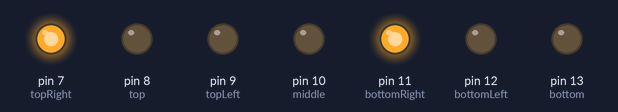
The sketch below on a simulated Arduino Uno, built with avr-gcc and run on an emulated ATmega328P. Parts: output pins drawn as LEDs (lit = HIGH).

Above: at 0.5 s.
At 2.5 s:
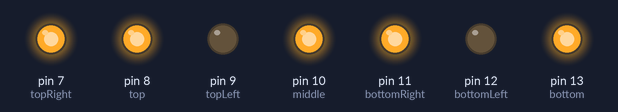
At 3.5 s:
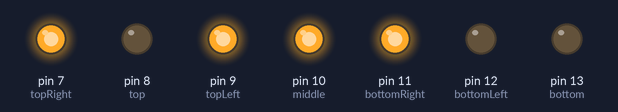
At 5.5 s:
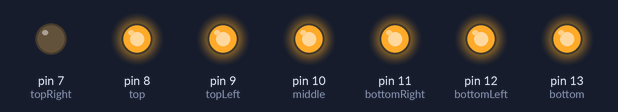
At 7.5 s:
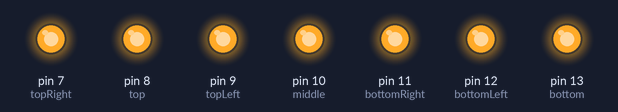
At 10.5 s:
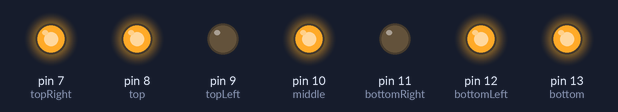
Timing chart, 0 to 11.7 s (numbered marks = the images above):
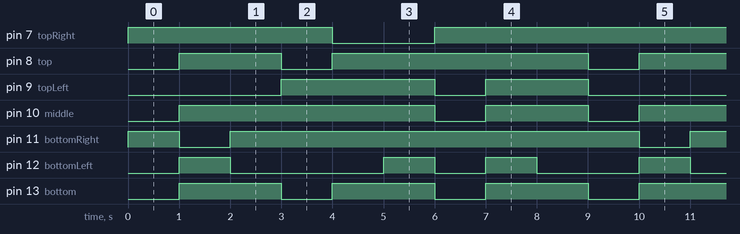

The sketch:

displayOgSonar.ino
```cpp
int bottom=13;
int bottomLeft=12;
int bottomRight=11;
int middle=10;
int topLeft=9;
int top=8;
int topRight=7;


void setup() {
  // put your setup code here, to run once:
  pinMode(bottom, OUTPUT);
  pinMode(bottomLeft, OUTPUT);
  pinMode(bottomRight, OUTPUT);
  pinMode(middle, OUTPUT);
  pinMode(topLeft, OUTPUT);
  pinMode(top, OUTPUT);
  pinMode(topRight, OUTPUT);


  Serial.begin(9600);

}
void loop() {
  // put your main code here, to run repeatedly:
  taelTilNi();
  //display(sonarSensor());

  //if (irrecv.decode(&results)){
 //     Serial.println(results.value, HEX);
   //   irrecv.resume();
  //}
}

void display(int tal) {
  switch (tal){
    case 0:
      reset();
      nul();
      break;
    case 1:
      reset();
      en();
      break;
    case 2:
      reset();
      to();
      break;
    case 3:
      reset();
      tre();
      break;
    case 4:
      reset();
      fire();
      break;
    case 5:
      reset();
      fem();
      break;
    case 6:
      reset();
      seks();
      break;
    case 7:
      reset();
      syv();
      break;
    case 8:
      reset();
      otte();
      break;
    case 9:
      reset();
      ni();
      break;
  }
}


void taelTilNi(void){
  en();
  delay(1000);
  reset();
  to();
  delay(1000);
  reset();
  tre();
  delay(1000);
  reset();
  fire();
  delay(1000);
  reset();
  fem();
  delay(1000);
  reset();
  seks();
  delay(1000);
  reset();
  syv();
  delay(1000);
  reset();
  otte();
  delay(1000);
  reset();
  ni();
  delay(1000);
  reset();
}

void reset(void){
  digitalWrite(bottom, LOW);
  digitalWrite(bottomLeft, LOW);
  digitalWrite(bottomRight, LOW);
  digitalWrite(middle, LOW);
  digitalWrite(topLeft, LOW);
  digitalWrite(top, LOW);
  digitalWrite(topRight, LOW);
}

void nul(void){
  digitalWrite(top, HIGH);
  digitalWrite(bottom, HIGH);

  digitalWrite(topLeft, HIGH);
  digitalWrite(topRight, HIGH);

  digitalWrite(bottomLeft, HIGH);
  digitalWrite(bottomRight, HIGH);
}

void en(void){
  digitalWrite(bottomRight, HIGH);
  digitalWrite(topRight, HIGH);
}

void to(void){
  digitalWrite(top, HIGH);
  digitalWrite(bottom, HIGH);
  digitalWrite(middle, HIGH);

  digitalWrite(topRight, HIGH);
  digitalWrite(bottomLeft, HIGH);
}

void tre(void){
  digitalWrite(top, HIGH);
  digitalWrite(bottom, HIGH);
  digitalWrite(middle, HIGH);

  digitalWrite(topRight, HIGH);
  digitalWrite(bottomRight, HIGH);
}

void fire(void){
  digitalWrite(middle, HIGH);

  digitalWrite(topRight, HIGH);
  digitalWrite(topLeft, HIGH);
  digitalWrite(bottomRight, HIGH);
}


void fem(void){
  digitalWrite(top, HIGH);
  digitalWrite(middle, HIGH);
  digitalWrite(bottom, HIGH);

  digitalWrite(topLeft, HIGH);
  digitalWrite(bottomRight, HIGH);
}

void seks(void){
  digitalWrite(top, HIGH);
  digitalWrite(middle, HIGH);
  digitalWrite(bottom, HIGH);

  digitalWrite(topLeft, HIGH);
  digitalWrite(bottomRight, HIGH);
  digitalWrite(bottomLeft, HIGH);
}


void syv(void){
  digitalWrite(top, HIGH);

  digitalWrite(topRight, HIGH);
  digitalWrite(bottomRight, HIGH);
}

void otte(void){
  digitalWrite(top, HIGH);
  digitalWrite(middle, HIGH);
  digitalWrite(bottom, HIGH);

  digitalWrite(topLeft, HIGH);
  digitalWrite(topRight, HIGH);

  digitalWrite(bottomLeft, HIGH);
  digitalWrite(bottomRight, HIGH);
}

void ni(void){
  digitalWrite(top, HIGH);
  digitalWrite(middle, HIGH);
  digitalWrite(bottom, HIGH);

  digitalWrite(topLeft, HIGH);
  digitalWrite(topRight, HIGH);

  digitalWrite(bottomRight, HIGH);
}
```

Measured:
- by itself, pin 7 (topRight): repeats every 9.0 s: LOW 2.0 s, HIGH 7.0 s
- by itself, pin 8 (top): repeats every 9.0 s: LOW 1.0 s, HIGH 5.0 s, LOW 1.0 s, HIGH 2.0 s
- by itself, pin 9 (topLeft): repeats every 9.0 s: LOW 1.0 s, HIGH 2.0 s, LOW 3.0 s, HIGH 3.0 s
- by itself, pin 10 (middle): repeats every 9.0 s: LOW 1.0 s, HIGH 2.0 s, LOW 1.0 s, HIGH 5.0 s
- by itself, pin 11 (bottomRight): repeats every 9.0 s: LOW 1.0 s, HIGH 8.0 s
- by itself, pin 12 (bottomLeft): repeats every 9.0 s: LOW 3.0 s, HIGH 1.0 s, LOW 1.0 s, HIGH 1.0 s, LOW 2.0 s, HIGH 1.0 s
- by itself, pin 13 (bottom): alternates HIGH for 2.0 s and LOW for 1.0 s
